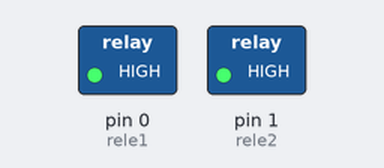
A sketch run on a simulated Arduino Uno, built with avr-gcc and run on an emulated ATmega328P. Parts: switched loads named in the sketch (green lamp = pin HIGH).

Above: at 0.1 s.
At 10.1 s:
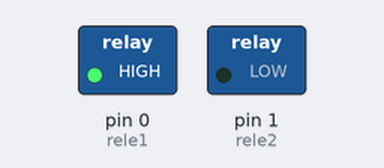
Timing chart, 0 to 13.5 s (numbered marks = the images above):
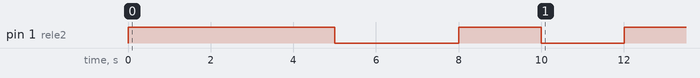

The sketch:

timer_baterias_diransa_delay.ino
```cpp
const int rele1 = 0;  // El rele1 al que está conectado el LED
const int rele2 = 1;  // El rele2 al que está conectado el LED
//const unsigned long interval1Minute = 60000; // 1 minuto
//const unsigned long interval12Hours = 43200000UL; // 12 horas en milisegundos
unsigned long interval12Hours = 12UL * 60UL * 60UL * 1000UL; // 12 horas en milisegundos

void setup() {
  pinMode(rele1, OUTPUT);
  pinMode(rele2, OUTPUT);
  digitalWrite(rele1, HIGH);
  digitalWrite(rele2, HIGH);
  // LOW es ALTO y HIGH es BAJO
  delay(5000);

  digitalWrite(rele2, LOW);
  delay(3000);
  digitalWrite(rele2, HIGH);
  delay(2000);
  digitalWrite(rele2, LOW);
  delay(2000);
  digitalWrite(rele2, HIGH);
  delay(3000);

}

void loop() {
  // Ejecutar el ciclo completo

  // Esperar 12 horas antes de comenzar el ciclo nuevamente
  delay(interval12Hours);
  // Espera 1 minuto
  //delay(interval1Minute);
  digitalWrite(rele1, LOW);
  delay(2000);
  digitalWrite(rele1, HIGH);
  delay(1000);
  digitalWrite(rele2, LOW);
  delay(3000);
  digitalWrite(rele2, HIGH);
  delay(2000);
  digitalWrite(rele2, LOW);
  delay(2000);
  digitalWrite(rele2, HIGH);
}
```
